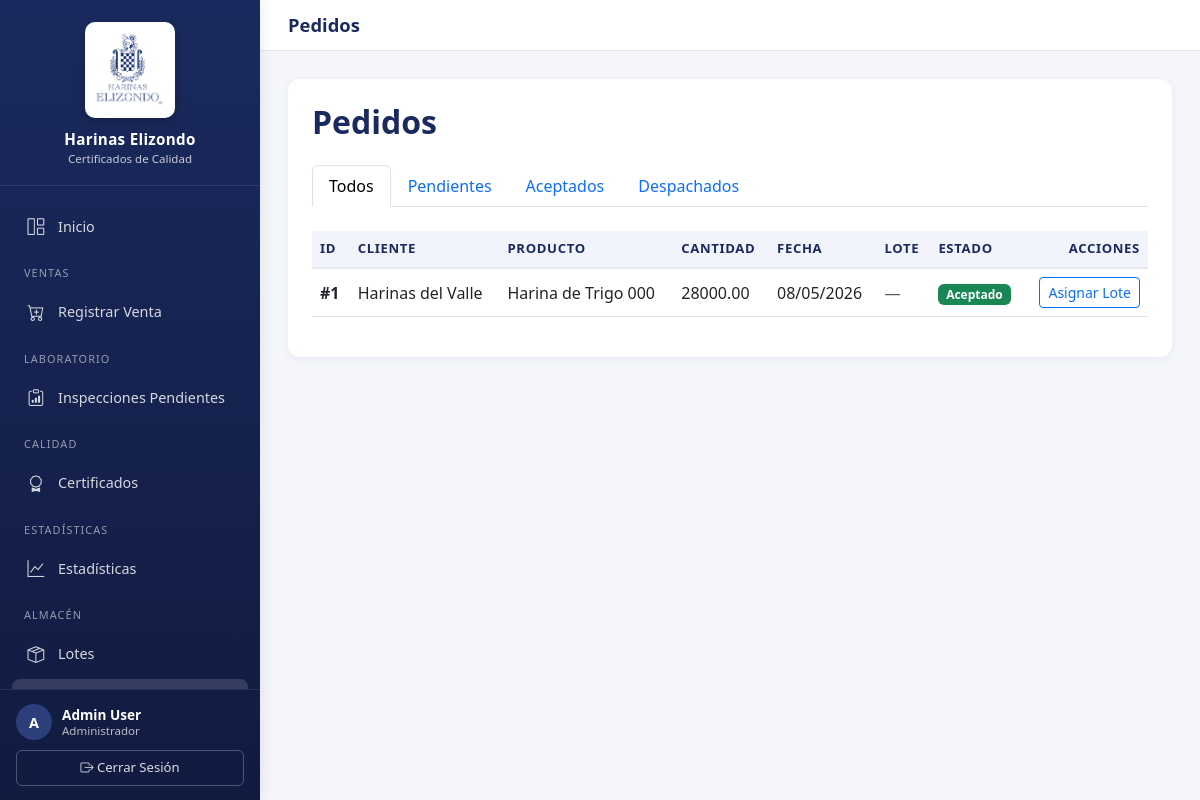
/pedidos/pendientes/ (signed in), run on an earlier commit of the app's database.
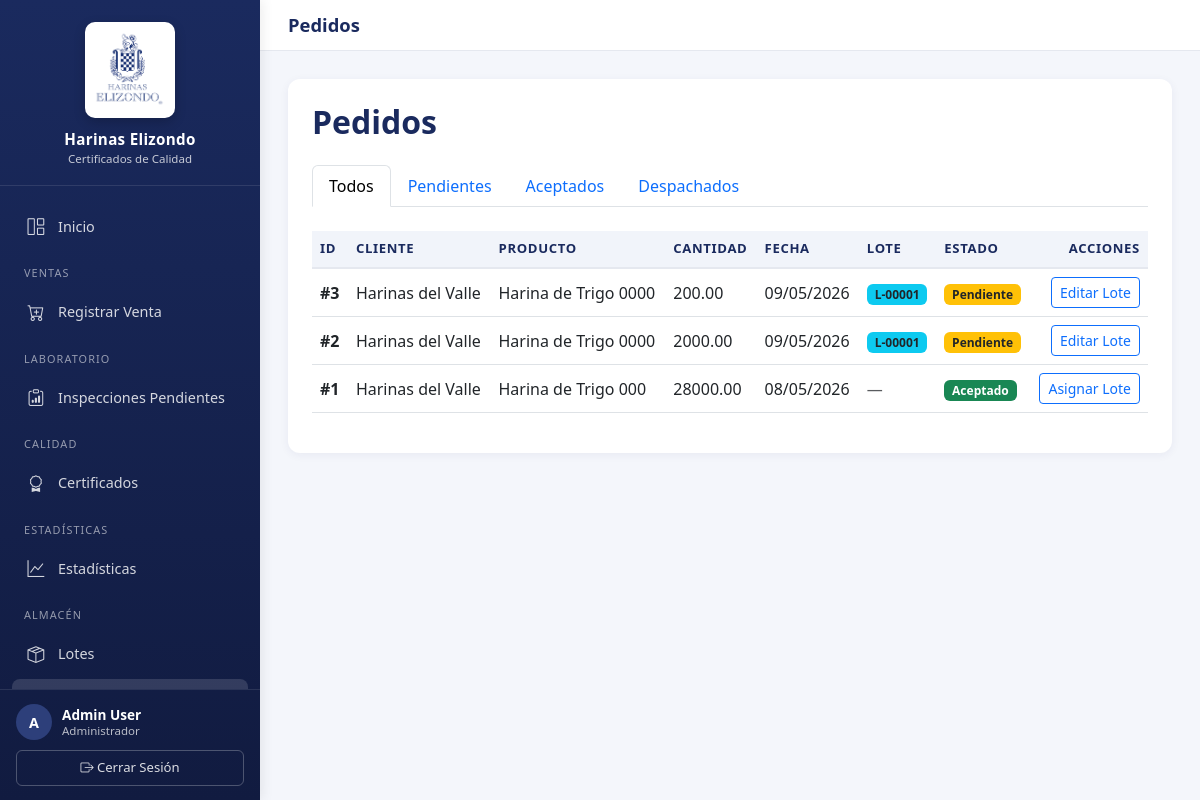
And on a later commit of the database.
### certificados/models.py (models this page shows, shortened)
class Pedido(models.Model):
    ESTADOS = (
        ("pendiente", "Pendiente"),
        ("aceptado", "Aceptado"),
        ("rechazado", "Rechazado"),
        ("despachado", "Despachado"),
    )
    cliente = models.ForeignKey(Cliente, on_delete=models.CASCADE)
    producto = models.ForeignKey(
        Producto, on_delete=models.CASCADE, blank=True, null=True
    )
    cantidad = models.DecimalField(max_digits=10, decimal_places=2)
    fecha_pedido = models.DateTimeField(default=timezone.now)
    estado = models.CharField(max_length=20, choices=ESTADOS, default="pendiente")
    venta = models.ForeignKey(
        "Venta", on_delete=models.CASCADE, blank=True, null=True, related_name="pedidos"
    )
    class Meta:
        indexes = [
            models.Index(fields=["cliente", "fecha_pedido"]),
        ]

class Cliente(models.Model):
    id_cliente = models.CharField(
        max_length=50,
        blank=True,
        null=True,
        unique=True,
        help_text="ID del cliente en SAP Business ByDesign",
    )
    nombre = models.CharField(max_length=255)
    rfc = models.CharField(max_length=13, unique=True)
    direccion_fiscal_calle = models.CharField(max_length=150, blank=True, null=True)
    direccion_fiscal_numero = models.CharField(max_length=50, blank=True, null=True)
    direccion_fiscal_interior = models.CharField(max_length=50, blank=True, null=True)
    direccion_fiscal_colonia = models.CharField(max_length=100, blank=True, null=True)
    direccion_fiscal_codigo_postal = models.CharField(
        max_length=5, blank=True, null=True
    )
    direccion_fiscal_ciudad = models.CharField(max_length=100, blank=True, null=True)
    direccion_fiscal_estado = models.CharField(max_length=100, blank=True, null=True)
    direccion_entrega_calle = models.CharField(max_length=150, blank=True, null=True)
    direccion_entrega_numero = models.CharField(max_length=50, blank=True, null=True)
    direccion_entrega_interior = models.CharField(max_length=50, blank=True, null=True)
    direccion_entrega_colonia = models.CharField(max_length=100, blank=True, null=True)
    direccion_entrega_codigo_postal = models.CharField(
        max_length=5, blank=True, null=True
    )
    direccion_entrega_ciudad = models.CharField(max_length=100, blank=True, null=True)
    direccion_entrega_estado = models.CharField(max_length=100, blank=True, null=True)
    direccion_entrega_misma = models.BooleanField(
        default=True, help_text="Usar la misma dirección fiscal para entrega"
    )
    contacto = models.CharField(max_length=100)
    correo_contacto = models.EmailField()
    requiere_certificado = models.BooleanField(default=True)
    clave_doc_especificaciones = models.CharField(
        max_length=80,
        blank=True,
        null=True,
        help_text="Clave del documento de especificaciones del cliente.",
    )
    activo = models.BooleanField(default=True)
    causa_baja = models.CharField(max_length=255, blank=True, null=True)
    fecha_baja = models.DateTimeField(blank=True, null=True)
    fecha_alta = models.DateTimeField(auto_now_add=True)

class Producto(models.Model):
    codigo = models.CharField(max_length=30, unique=True)
    nombre = models.CharField(max_length=150)
    descripcion = models.TextField(blank=True)
    activo = models.BooleanField(default=True)
    fecha_alta = models.DateTimeField(auto_now_add=True)

class Lote(models.Model):
    pedido = models.ManyToManyField(Pedido, blank=True, related_name="lotes")
    codigo_lote = models.CharField(max_length=50, default="L-TEMP")
    secuencia = models.CharField(max_length=1, default="A")
    producto = models.ForeignKey(
        Producto, on_delete=models.CASCADE, blank=True, null=True
    )
    cantidad = models.DecimalField(
        max_digits=10, decimal_places=2, blank=True, null=True
    )
    fecha_produccion = models.DateField(auto_now_add=True, blank=True, null=True)
    fecha_caducidad = models.DateField(blank=True, null=True)
    activo = models.BooleanField(default=True)

### certificados/views.py (the view)
# urls.py: path('pedidos/pendientes/', views.PendientesDespachoView.as_view(), name='pendientes_despacho'),
class PendientesDespachoView(LoginRequiredMixin, RoleRequiredMixin, ListView):
    model = Pedido
    template_name = "certificados/pendientes_despacho.html"
    context_object_name = "pedidos"
    allowed_roles = ["operaciones", "admin", "lab", "control calidad"]
    def get_queryset(self):
        queryset = Pedido.objects.select_related("cliente", "producto").order_by(
            "-fecha_pedido"
        )
        filter_status = self.request.GET.get("filter", "todos")
        if filter_status == "pendientes":
            queryset = queryset.filter(estado="pendiente")
        elif filter_status == "aceptados":
            queryset = queryset.filter(estado="aceptado")
        elif filter_status == "despachados":
            queryset = queryset.filter(estado="despachado")
        return queryset
    def get_context_data(self, **kwargs):
        ctx = super().get_context_data(**kwargs)
        ctx["filter"] = self.request.GET.get("filter", "todos")
        ctx["all_lotes"] = Lote.objects.all()
        return ctx

### certificados/views.py (called while the page is built)
    def test_func(self):
        return self.request.user.is_authenticated and (
            self.request.user.rol in self.allowed_roles
            or self.request.user.rol == "admin"
        )

### certificados/templates/certificados/pendientes_despacho.html (shortened to what this page needs)
{% extends "base.html" %}
{% block page_title %}Pedidos{% endblock %}
{% block content %}
<div class="card">
    <div class="card-body p-4">
        <div class="d-flex justify-content-between align-items-center mb-4">
            <h2 class="card-title mb-0">Pedidos</h2>
        </div>
        <ul class="nav nav-tabs mb-4">
            <li class="nav-item">
                <a class="nav-link {% if filter == 'todos' %}active{% endif %}" href="?filter=todos">Todos</a>
            </li>
            <li class="nav-item">
                <a class="nav-link {% if filter == 'pendientes' %}active{% endif %}" href="?filter=pendientes">Pendientes</a>
            </li>
            <li class="nav-item">
                <a class="nav-link {% if filter == 'aceptados' %}active{% endif %}" href="?filter=aceptados">Aceptados</a>
            </li>
            <li class="nav-item">
                <a class="nav-link {% if filter == 'despachados' %}active{% endif %}" href="?filter=despachados">Despachados</a>
            </li>
        </ul>
        <div class="table-responsive">
            <table class="table align-middle">
                <thead>
                    <tr>
                        <th>ID</th>
                        <th>Cliente</th>
                        <th>Producto</th>
                        <th>Cantidad</th>
                        <th>Fecha</th>
                        <th>Lote</th>
                        <th>Estado</th>
                        <th class="text-end">Acciones</th>
                    </tr>
                </thead>
                <tbody>
                    {% for pedido in pedidos %}
                    <tr>
                        <td><strong>#{{ pedido.id }}</strong></td>
                        <td>{{ pedido.cliente.nombre }}</td>
                        <td>{{ pedido.producto.nombre|default:"-" }}</td>
                        <td>{{ pedido.cantidad }}</td>
                        <td>{{ pedido.fecha_pedido|date:"d/m/Y" }}</td>
                        <td>
                            {% with primer_lote=pedido.lotes.first %}
                            {% if primer_lote %}
                            <span class="badge bg-info text-dark">{{ primer_lote.codigo_lote }}</span>
                            {% else %}
                            <span class="text-muted">—</span>
                            {% endif %}
                            {% endwith %}
                        </td>
                        <td>
                            {% if pedido.estado == 'pendiente' %}
                            <span class="badge bg-warning text-dark">{{ pedido.get_estado_display }}</span>
                            {% elif pedido.estado == 'aceptado' %}
                            <span class="badge bg-success">{{ pedido.get_estado_display }}</span>
                            {% elif pedido.estado == 'rechazado' %}
                            <span class="badge bg-danger">{{ pedido.get_estado_display }}</span>
                            {% elif pedido.estado == 'despachado' %}
                            <span class="badge bg-primary">{{ pedido.get_estado_display }}</span>
                            {% endif %}
                        </td>
                        <td class="text-end">
                            {% with primer_lote=pedido.lotes.first %}
                            {% if primer_lote %}
                            <button type="button" class="btn btn-sm btn-outline-primary" data-bs-toggle="modal" data-bs-target="#asignarLoteModal{{ pedido.id }}">
                                Editar Lote
                            </button>
                            {% else %}
                            <button type="button" class="btn btn-sm btn-outline-primary" data-bs-toggle="modal" data-bs-target="#asignarLoteModal{{ pedido.id }}">
                                Asignar Lote
                            </button>
                            {% endif %}
                            {% endwith %}
                        </td>
                    </tr>
                    {% endfor %}
                </tbody>
            </table>
        </div>
    </div>
</div>
{% endblock %}

What changed in the data, as far as the page shows it:
added Pedido: id "3", cliente.nombre "Harinas del Valle", producto.nombre "Harina de Trigo 0000", cantidad "200.00", fecha_pedido "09/05/2026", lotes.first.codigo_lote "L-00001", estado "Pendiente"
added Pedido: id "2", cliente.nombre "Harinas del Valle", producto.nombre "Harina de Trigo 0000", cantidad "2000.00", fecha_pedido "09/05/2026", lotes.first.codigo_lote "L-00001", estado "Pendiente"
